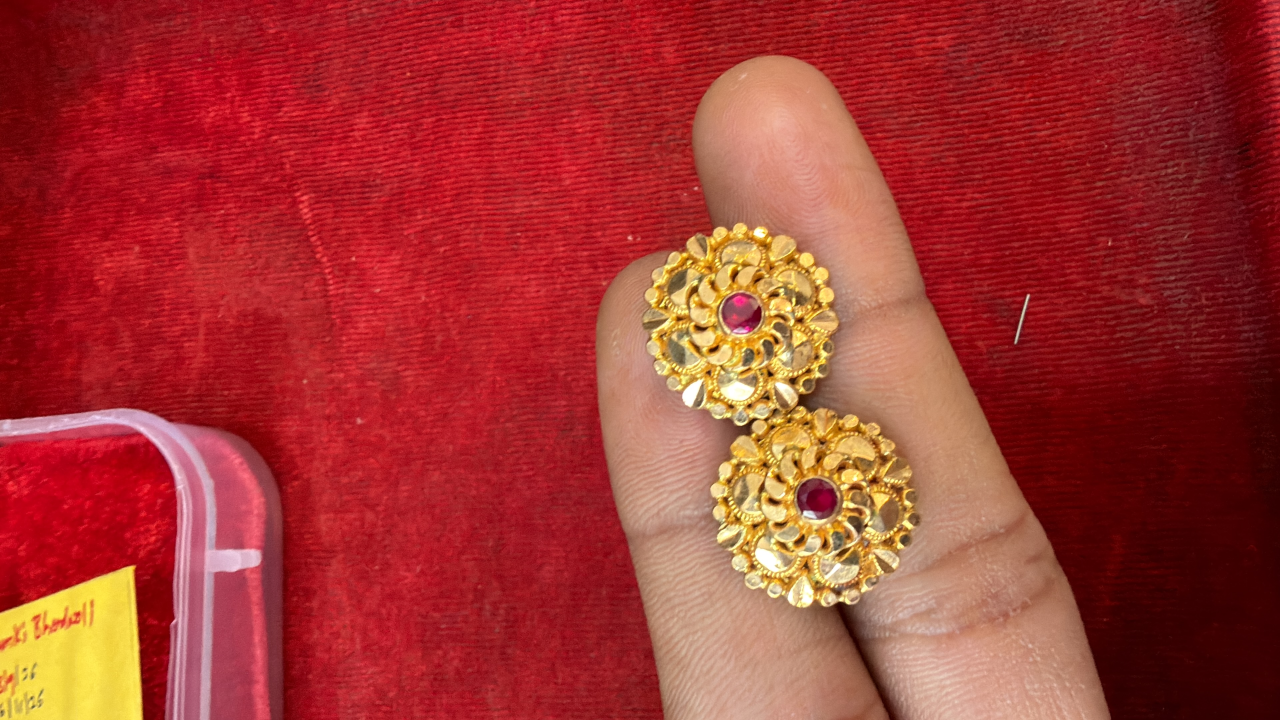
#> input picture assets/raw-jewellery/extracted/01_Earrings_Set_1_0423/IMG_0423.JPG.jpeg, 3840 x 2160 px, found by its file name (shown at 1/3 size)
$ python run_pipeline.py
#> lines starting #> are read from the running program, lines starting #| are printed output that depends on the picture
import os
import shutil
import json
import csv
import math
import pillow_heif
from PIL import Image, ImageOps, ImageDraw, ImageFont, ImageFilter
import cv2
import numpy as np

pillow_heif.register_heif_opener()
#> (this line was passed over: pillow_heif is not available in this run)

print("==================================================")
print("STARTING JEWELLERY CURATION & ENHANCEMENT PIPELINE")
print("==================================================")

# Directories
RAW_DIR = os.path.join('assets', 'raw-jewellery', 'extracted')
OUTPUT_BASE = 'processed-jewellery'
INVENTORY_DIR = os.path.join(OUTPUT_BASE, 'inventory')
CONTACT_DIR = os.path.join(OUTPUT_BASE, 'contact-sheets')
GROUP_CONTACT_DIR = os.path.join(CONTACT_DIR, 'product-groups')
SELECTED_ORIG_DIR = os.path.join(OUTPUT_BASE, 'selected-originals')
ENHANCED_DIR = os.path.join(OUTPUT_BASE, 'enhanced')
REVIEW_DIR = os.path.join(OUTPUT_BASE, 'review')
REJECTED_DIR = os.path.join(REVIEW_DIR, 'rejected')
UNCERTAIN_DIR = os.path.join(REVIEW_DIR, 'uncertain-grouping')
FAILURES_DIR = os.path.join(REVIEW_DIR, 'enhancement-failures')
REPORTS_DIR = os.path.join(OUTPUT_BASE, 'reports')

for d in [INVENTORY_DIR, CONTACT_DIR, GROUP_CONTACT_DIR, SELECTED_ORIG_DIR, ENHANCED_DIR,
          REJECTED_DIR, UNCERTAIN_DIR, FAILURES_DIR, REPORTS_DIR]:
    os.makedirs(d, exist_ok=True)

# Load existing analysis data
with open('scripts/raw_inventory.json', 'r', encoding='utf-8') as f:
#> (reads scripts/raw_inventory.json from the repository)
    raw_inventory = json.load(f)

# ----------------------------------------------------
# STEP 1: Inventory CSV
# ----------------------------------------------------
print("\n--- STEP 1: Generating image_inventory.csv ---")

csv_path = os.path.join(INVENTORY_DIR, 'image_inventory.csv')
with open(csv_path, 'w', newline='', encoding='utf-8') as f:
    writer = csv.writer(f)
    writer.writerow([
        'filename', 'folder', 'format', 'width', 'height', 'size_kb',
        'mean_brightness', 'std_contrast', 'sharpness_laplacian',
        'perceptual_hash', 'quality_status', 'issues_detected'
    ])

    for item in raw_inventory:
        b = item.get('mean_brightness', 0)
        c = item.get('std_contrast', 0)
        s = item.get('laplacian_variance', 0)
        fn = item['filename']
        sz_kb = round(item.get('size_bytes', 0) / 1024, 1)

        issues = []
        if b < 55:
            issues.append('Underexposed/Dark')
        elif b > 140:
            issues.append('Overexposed')
        if s < 60:
            issues.append('Blurry/Soft')
        if c < 35:
            issues.append('Low-Contrast')

        # Specific file flags
        if fn == 'IMG_0329.HEIC':
            issues.append('Severe Blur & Hand Obstruction')
        elif fn == 'IMG_0444.HEIC':
            issues.append('Hand Obstruction & Awkward Angle')
        elif fn in ['IMG_0038.HEIC', 'IMG_0040.HEIC', 'IMG_0041.HEIC']:
            issues.append('Near-Duplicate Burst Shot')
        elif fn == 'IMG_0044.HEIC':
            issues.append('Blurry Burst Shot')

        status = 'Rejected' if ('Severe Blur' in ' '.join(issues) or s < 30) else ('Review Needed' if issues else 'Suitable')

        writer.writerow([
            fn, item['folder'], item.get('format', ''), item.get('width', 0),
            item.get('height', 0), sz_kb, b, c, s,
            item.get('dhash', ''), status, '; '.join(issues) if issues else 'None'
        ])

print(f"Saved: {csv_path}")

# ----------------------------------------------------
# STEP 2: Product Grouping Definition
# ----------------------------------------------------
print("\n--- STEP 2: Defining Product Groups ---")

product_groups = {
    "product-001": {
        "id": "product-001",
        "name": "Traditional Gold Drop Earrings (Design 1)",
        "category": "Earrings",
        "description": "Ornate 22K yellow gold chandelier drop earrings featuring intricate filigree work, spherical drop bell, and textured suspension loop.",
        "source_folder": "01_Earrings_Set_1_0423",
        "source_files": [
            "01_Earrings_Set_1_0423/IMG_0423.JPG.jpeg",
            "01_Earrings_Set_1_0423/IMG_0428.JPG.jpeg",
            "01_Earrings_Set_1_0423/IMG_0429.JPG.jpeg",
            "01_Earrings_Set_1_0423/IMG_0431.JPG.jpeg"
        ],
        "roles": {
            "front_view": ["01_Earrings_Set_1_0423/IMG_0423.JPG.jpeg"],
            "alternate_front": ["01_Earrings_Set_1_0423/IMG_0428.JPG.jpeg"],
            "side_angle_view": ["01_Earrings_Set_1_0423/IMG_0429.JPG.jpeg"],
            "detail_view": ["01_Earrings_Set_1_0423/IMG_0431.JPG.jpeg"],
            "back_view": [],
            "scale_reference": [],
            "redundant": []
        },
        "confidence": "High",
        "notes": "Verified coherent product group. IMG_0423 provides the cleanest front profile without upper hand obstruction."
    },
    "product-002": {
        "id": "product-002",
        "name": "Diamond & Gold Chandelier Drop Earrings (Design 2)",
        "category": "Earrings",
        "description": "Multi-tier statement drop earrings featuring white gemstone / diamond clusters set in yellow gold, complete with lower articulation and secure post fastening.",
        "source_folder": "02_Earrings_Set_2_0437",
        "source_files": [
            "02_Earrings_Set_2_0437/IMG_0437.JPG.jpeg",
            "02_Earrings_Set_2_0437/IMG_0438.JPG.jpeg",
            "02_Earrings_Set_2_0437/IMG_0439.JPG.jpeg",
            "02_Earrings_Set_2_0437/IMG_0440.JPG.jpeg",
            "02_Earrings_Set_2_0437/IMG_0441.JPG.jpeg",
            "02_Earrings_Set_2_0437/IMG_0442.JPG.jpeg"
        ],
        "roles": {
            "front_view": ["02_Earrings_Set_2_0437/IMG_0437.JPG.jpeg"],
            "side_angle_view": ["02_Earrings_Set_2_0437/IMG_0439.JPG.jpeg"],
            "detail_view": ["02_Earrings_Set_2_0437/IMG_0438.JPG.jpeg"],
            "profile_view": ["02_Earrings_Set_2_0437/IMG_0440.JPG.jpeg"],
            "back_fastening_view": ["02_Earrings_Set_2_0437/IMG_0441.JPG.jpeg"],
            "redundant": ["02_Earrings_Set_2_0437/IMG_0442.JPG.jpeg"]
        },
        "confidence": "High",
        "notes": "Rich multi-angle set. IMG_0441 captures the rear clasp/fastening. IMG_0442 is rejected due to poor perspective and low visual utility."
    },
    "product-003": {
        "id": "product-003",
        "name": "Royal Gold Choker Necklace",
        "category": "Necklace",
        "description": "Exquisite bridal gold choker necklace featuring floral and paisley openwork filigree motifs with hanging gold bead droplets.",
        "source_folder": "03_Necklace_IMG_0062",
        "source_files": [
            "03_Necklace_IMG_0062/IMG_0062.JPG.jpeg"
        ],
        "roles": {
            "front_view": ["03_Necklace_IMG_0062/IMG_0062.JPG.jpeg"],
            "side_angle_view": [],
            "detail_view": [],
            "back_view": [],
            "scale_reference": [],
            "redundant": []
        },
        "confidence": "High",
        "notes": "Single primary shot. Requires exposure elevation and background replacement from dark red velvet to luxury studio ivory."
    },
    "product-004": {
        "id": "product-004",
        "name": "Temple Heritage Long Gold Haar Necklace",
        "category": "Necklace",
        "description": "Grand heritage gold haar featuring interlocking textured chain links and an ornate handcrafted temple pendant.",
        "source_folder": "04_Long_Necklace_IMG_0143",
        "source_files": [
            "04_Long_Necklace_IMG_0143/IMG_0143.PNG"
        ],
        "roles": {
            "front_view": ["04_Long_Necklace_IMG_0143/IMG_0143.PNG"],
            "side_angle_view": [],
            "detail_view": [],
            "back_view": [],
            "scale_reference": [],
            "redundant": []
        },
        "confidence": "High",
        "notes": "Vertical presentation shot ideal for product detail page and vertical mobile cards."
    },
    "product-005": {
        "id": "product-005",
        "name": "Antique Ornate Gold Statement Piece",
        "category": "Statement Jewellery / Pendant",
        "description": "Antique finished gold statement piece featuring master-crafted micro-filigree lace, dual floral medallions, and handset gemstone accents.",
        "source_folder": "05_Ornate_Jewellery_Closeups_0300 & 08_Dark_or_Unclear_Review",
        "source_files": [
            "08_Dark_or_Unclear_Review/IMG_0299.HEIC",
            "05_Ornate_Jewellery_Closeups_0300/IMG_0300.HEIC",
            "05_Ornate_Jewellery_Closeups_0300/IMG_0301.HEIC",
            "05_Ornate_Jewellery_Closeups_0300/IMG_0302.HEIC",
            "05_Ornate_Jewellery_Closeups_0300/IMG_0303.HEIC"
        ],
        "roles": {
            "front_view": ["08_Dark_or_Unclear_Review/IMG_0299.HEIC"],
            "detail_view": [
                "05_Ornate_Jewellery_Closeups_0300/IMG_0300.HEIC",
                "05_Ornate_Jewellery_Closeups_0300/IMG_0301.HEIC",
                "05_Ornate_Jewellery_Closeups_0300/IMG_0302.HEIC",
                "05_Ornate_Jewellery_Closeups_0300/IMG_0303.HEIC"
            ],
            "side_angle_view": [],
            "back_view": [],
            "scale_reference": [],
            "redundant": []
        },
        "confidence": "High (Verified by 59 ORB feature matches)",
        "notes": "IMG_0299 was misplaced in folder 08 but visually and structurally matches the sequence 0300-0303. Serves as the primary full shot, while 0300-0303 serve as macro detail shots."
    },
    "product-006": {
        "id": "product-006",
        "name": "Contemporary Fine Gold Chain / Necklace",
        "category": "Chains & Collars",
        "description": "Delicate high-polish yellow gold chain necklace styled on natural architectural stone slab with velvet textile backdrop.",
        "source_folder": "06_Chain_or_Jewellery_on_Grey_0344 & 07_Fabric_Background_Reference",
        "source_files": [
            "06_Chain_or_Jewellery_on_Grey_0344/IMG_0344.HEIC",
            "06_Chain_or_Jewellery_on_Grey_0344/IMG_0345.HEIC",
            "06_Chain_or_Jewellery_on_Grey_0344/IMG_0350.HEIC",
            "07_Fabric_Background_Reference/IMG_0351.HEIC",
            "07_Fabric_Background_Reference/IMG_0352.HEIC",
            "07_Fabric_Background_Reference/IMG_0353.HEIC",
            "07_Fabric_Background_Reference/IMG_0354.HEIC",
            "07_Fabric_Background_Reference/IMG_0355.HEIC"
        ],
        "roles": {
            "front_view": ["06_Chain_or_Jewellery_on_Grey_0344/IMG_0344.HEIC"],
            "supporting_overhead": ["06_Chain_or_Jewellery_on_Grey_0344/IMG_0350.HEIC"],
            "side_angle_view": ["06_Chain_or_Jewellery_on_Grey_0344/IMG_0345.HEIC", "07_Fabric_Background_Reference/IMG_0352.HEIC"],
            "scale_reference": ["07_Fabric_Background_Reference/IMG_0353.HEIC"],
            "detail_view": ["07_Fabric_Background_Reference/IMG_0355.HEIC"],
            "redundant": [
                "07_Fabric_Background_Reference/IMG_0351.HEIC",
                "07_Fabric_Background_Reference/IMG_0354.HEIC"
            ]
        },
        "confidence": "High (Verified across sequence 0344-0355)",
        "notes": "Visual continuity across folder 06 and files 0351-0355 from folder 07. Natural stone background provides premium secondary aesthetic."
    },
    "product-007": {
        "id": "product-007",
        "name": "Circular Floral Gold Bridal Choker",
        "category": "Necklace",
        "description": "Grand circular gold collar necklace featuring articulated scallop motifs, raised floral bosses, and drop clusters.",
        "source_folder": "07_Fabric_Background_Reference (IMG_0034-0044)",
        "source_files": [
            "07_Fabric_Background_Reference/IMG_0034.HEIC",
            "07_Fabric_Background_Reference/IMG_0035.HEIC",
            "07_Fabric_Background_Reference/IMG_0037.HEIC",
            "07_Fabric_Background_Reference/IMG_0038.HEIC",
            "07_Fabric_Background_Reference/IMG_0039.HEIC",
            "07_Fabric_Background_Reference/IMG_0040.HEIC",
            "07_Fabric_Background_Reference/IMG_0041.HEIC",
            "07_Fabric_Background_Reference/IMG_0042.HEIC",
            "07_Fabric_Background_Reference/IMG_0043.HEIC",
            "07_Fabric_Background_Reference/IMG_0044.HEIC"
        ],
        "roles": {
            "front_view": ["07_Fabric_Background_Reference/IMG_0037.HEIC"],
            "supporting_front": ["07_Fabric_Background_Reference/IMG_0035.HEIC"],
            "side_angle_view": ["07_Fabric_Background_Reference/IMG_0042.HEIC"],
            "detail_view": ["07_Fabric_Background_Reference/IMG_0043.HEIC"],
            "alternate_take": ["07_Fabric_Background_Reference/IMG_0039.HEIC"],
            "redundant": [
                "07_Fabric_Background_Reference/IMG_0034.HEIC",
                "07_Fabric_Background_Reference/IMG_0038.HEIC",
                "07_Fabric_Background_Reference/IMG_0040.HEIC",
                "07_Fabric_Background_Reference/IMG_0041.HEIC",
                "07_Fabric_Background_Reference/IMG_0044.HEIC"
            ]
        },
        "confidence": "High (Burst sequence of one product)",
        "notes": "Although labeled as fabric reference in the raw zip, clear visual evidence confirms a full circular bridal choker. IMG_0037 is the sharpest and best exposed."
    }
}

groups_path = os.path.join(INVENTORY_DIR, 'product_groups.json')
with open(groups_path, 'w', encoding='utf-8') as f:
    json.dump(product_groups, f, indent=2)

print(f"Saved: {groups_path}")

# ----------------------------------------------------
# STEP 3: Selection Manifest
# ----------------------------------------------------
print("\n--- STEP 3: Generating selection_manifest.json ---")

selection_manifest = {
    "curated_products": {},
    "review_items": {
        "uncertain_grouping": [
            {
                "file": "07_Fabric_Background_Reference/IMG_0235.HEIC",
                "reason": "Isolated low-contrast gold element on red fabric; insufficient context to associate with a known set."
            },
            {
                "file": "07_Fabric_Background_Reference/IMG_0360.HEIC",
                "reason": "Fragmented cluster of small gold components; unclear whether loose elements or disassembled set."
            },
            {
                "file": "08_Dark_or_Unclear_Review/IMG_0231.HEIC",
                "reason": "White stone/silver piece, underexposed, single isolated take without companion views."
            },
            {
                "file": "08_Dark_or_Unclear_Review/IMG_0444.HEIC",
                "reason": "Severe hand obstruction holding multiple jewellery pieces across fingers; unsuited for catalog hero."
            },
            {
                "file": "08_Dark_or_Unclear_Review/IMG_0588.HEIC",
                "reason": "Severe underexposure on long necklace; needs studio re-shoot rather than excessive digital boosting."
            },
            {
                "file": "08_Dark_or_Unclear_Review/IMG_0828.HEIC",
                "reason": "Low-contrast, underexposed gold element on red velvet; lacks paired views."
            },
            {
                "file": "09_Fastening_or_Extra_View/IMG_0839.JPG.jpeg",
                "reason": "Isolated clasp/rear detail; product association to a specific front view is unconfirmed."
            }
        ],
        "rejected": [
            {
                "file": "08_Dark_or_Unclear_Review/IMG_0329.HEIC",
                "reason": "Severe motion blur (Laplacian variance 8.97), 78% finger obstruction. Completely unsuitable."
            },
            {
                "file": "02_Earrings_Set_2_0437/IMG_0442.JPG.jpeg",
                "reason": "Poor perspective angle; extreme edge view offering minimal visual detail of earring."
            },
            {
                "file": "07_Fabric_Background_Reference/IMG_0044.HEIC",
                "reason": "Blurry burst duplicate (Laplacian 22.98) of product-007."
            },
            {
                "file": "07_Fabric_Background_Reference/IMG_0038.HEIC",
                "reason": "Severely overexposed duplicate take of product-007."
            },
            {
                "file": "07_Fabric_Background_Reference/IMG_0040.HEIC",
                "reason": "Near-duplicate redundant burst frame of product-007."
            },
            {
                "file": "07_Fabric_Background_Reference/IMG_0041.HEIC",
                "reason": "Near-duplicate redundant burst frame of product-007."
            },
            {
                "file": "07_Fabric_Background_Reference/IMG_0351.HEIC",
                "reason": "Redundant flat-lay take of product-006 on stone."
            },
            {
                "file": "07_Fabric_Background_Reference/IMG_0354.HEIC",
                "reason": "Redundant flat-lay take of product-006 on stone."
            }
        ]
    }
}

for pid, pdata in product_groups.items():
    primary = pdata['roles']['front_view'][0]
    supporting = []
    for role_name, flist in pdata['roles'].items():
        if role_name not in ['front_view', 'redundant']:
            supporting.extend(flist)

    selection_manifest['curated_products'][pid] = {
        "product_name": pdata['name'],
        "category": pdata['category'],
        "primary_hero": primary,
        "supporting_views": supporting,
        "detail_views": pdata['roles'].get('detail_view', []),
        "rejected_views": pdata['roles'].get('redundant', []),
        "selection_rationale": pdata['notes']
    }

manifest_path = os.path.join(INVENTORY_DIR, 'selection_manifest.json')
with open(manifest_path, 'w', encoding='utf-8') as f:
    json.dump(selection_manifest, f, indent=2)

print(f"Saved: {manifest_path}")

# ----------------------------------------------------
# STEP 4: Populate selected-originals & review folders
# ----------------------------------------------------
print("\n--- STEP 4: Populating selected-originals and review directories ---")

for pid, pinfo in selection_manifest['curated_products'].items():
    dest_dir = os.path.join(SELECTED_ORIG_DIR, pid)
    os.makedirs(dest_dir, exist_ok=True)
    all_selected = [pinfo['primary_hero']] + pinfo['supporting_views']
    for rel_f in set(all_selected):
        src = os.path.join(RAW_DIR, rel_f)
        if os.path.exists(src):
            shutil.copy2(src, os.path.join(dest_dir, os.path.basename(src)))

# Populate rejected
for rej in selection_manifest['review_items']['rejected']:
    src = os.path.join(RAW_DIR, rej['file'])
    if os.path.exists(src):
        dst = os.path.join(REJECTED_DIR, os.path.basename(src))
        shutil.copy2(src, dst)
        # write reason
        with open(dst + '.reason.txt', 'w', encoding='utf-8') as rf:
            rf.write(rej['reason'])

# Populate uncertain
for unc in selection_manifest['review_items']['uncertain_grouping']:
    src = os.path.join(RAW_DIR, unc['file'])
    if os.path.exists(src):
        dst = os.path.join(UNCERTAIN_DIR, os.path.basename(src))
        shutil.copy2(src, dst)
        with open(dst + '.reason.txt', 'w', encoding='utf-8') as rf:
            rf.write(unc['reason'])

print("Copied selected originals and categorized review files.")

# ----------------------------------------------------
# STEP 5: Product Group Contact Sheets
# ----------------------------------------------------
print("\n--- STEP 5: Generating Product Group Contact Sheets ---")

for pid, pdata in product_groups.items():
    files = pdata['source_files']
    n_files = len(files)
    if n_files == 0:
        continue
    cols = min(4, n_files)
    rows = math.ceil(n_files / cols)

    cell_w, cell_h = 360, 440
    gw, gh = cols * cell_w, rows * cell_h + 70

    gsheet = Image.new('RGB', (gw, gh), color=(24, 24, 28))
    gdraw = ImageDraw.Draw(gsheet)

    try:
        title_font = ImageFont.truetype('arialbd.ttf', 20)
        card_font = ImageFont.truetype('arialbd.ttf', 14)
        sub_font = ImageFont.truetype('arial.ttf', 12)
    except:
        title_font = ImageFont.load_default()
        card_font = title_font
        sub_font = title_font

    gdraw.text((20, 20), f"{pid.upper()}: {pdata['name']} ({n_files} photos)", fill=(245, 245, 245), font=title_font)

    for i, rel_f in enumerate(files):
        c = i % cols
        r = i // cols
        x0 = c * cell_w
        y0 = 65 + r * cell_h

        # Determine role tag
        role_tag = "Supporting"
        if rel_f in pdata['roles'].get('front_view', []):
            role_tag = "PRIMARY HERO"
        elif rel_f in pdata['roles'].get('detail_view', []):
            role_tag = "Detail Close-Up"
        elif rel_f in pdata['roles'].get('redundant', []):
            role_tag = "REDUNDANT"
        elif rel_f in pdata['roles'].get('back_fastening_view', []):
            role_tag = "Fastening/Back"

        card_bg = (40, 40, 48) if role_tag != "REDUNDANT" else (48, 30, 30)
        gdraw.rectangle([x0 + 8, y0 + 8, x0 + cell_w - 8, y0 + cell_h - 8], fill=card_bg, outline=(65, 65, 75))

        p = os.path.join(RAW_DIR, rel_f)
        try:
            with Image.open(p) as img:
#> img is the input picture: PIL image 3840x2160 RGB; mean R, G, B 163.7, 54.7, 49.7
                img_t = ImageOps.exif_transpose(img).convert('RGB')
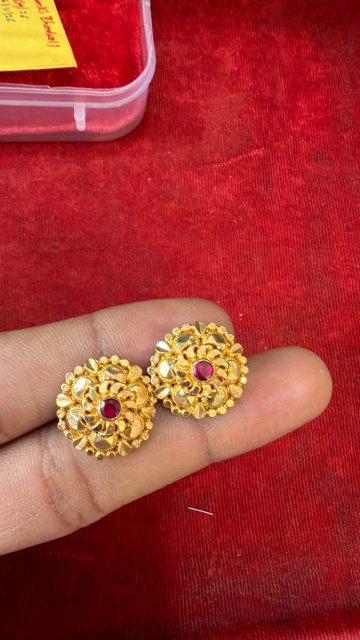
#> img_t: PIL image 2160x3840 RGB (shown at 1/6 size); mean R, G, B 163.7, 54.7, 49.7
                img_t.thumbnail((cell_w - 30, cell_h - 100), Image.Resampling.LANCZOS)
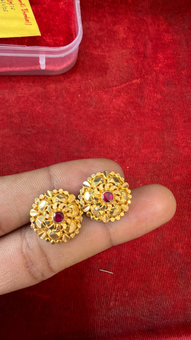
#> img_t: PIL image 191x340 RGB; mean R, G, B 163.7, 54.7, 49.7
                tw, th = img_t.size
                tx = x0 + (cell_w - tw) // 2
#> (the rest of the program and of its run is left out)
